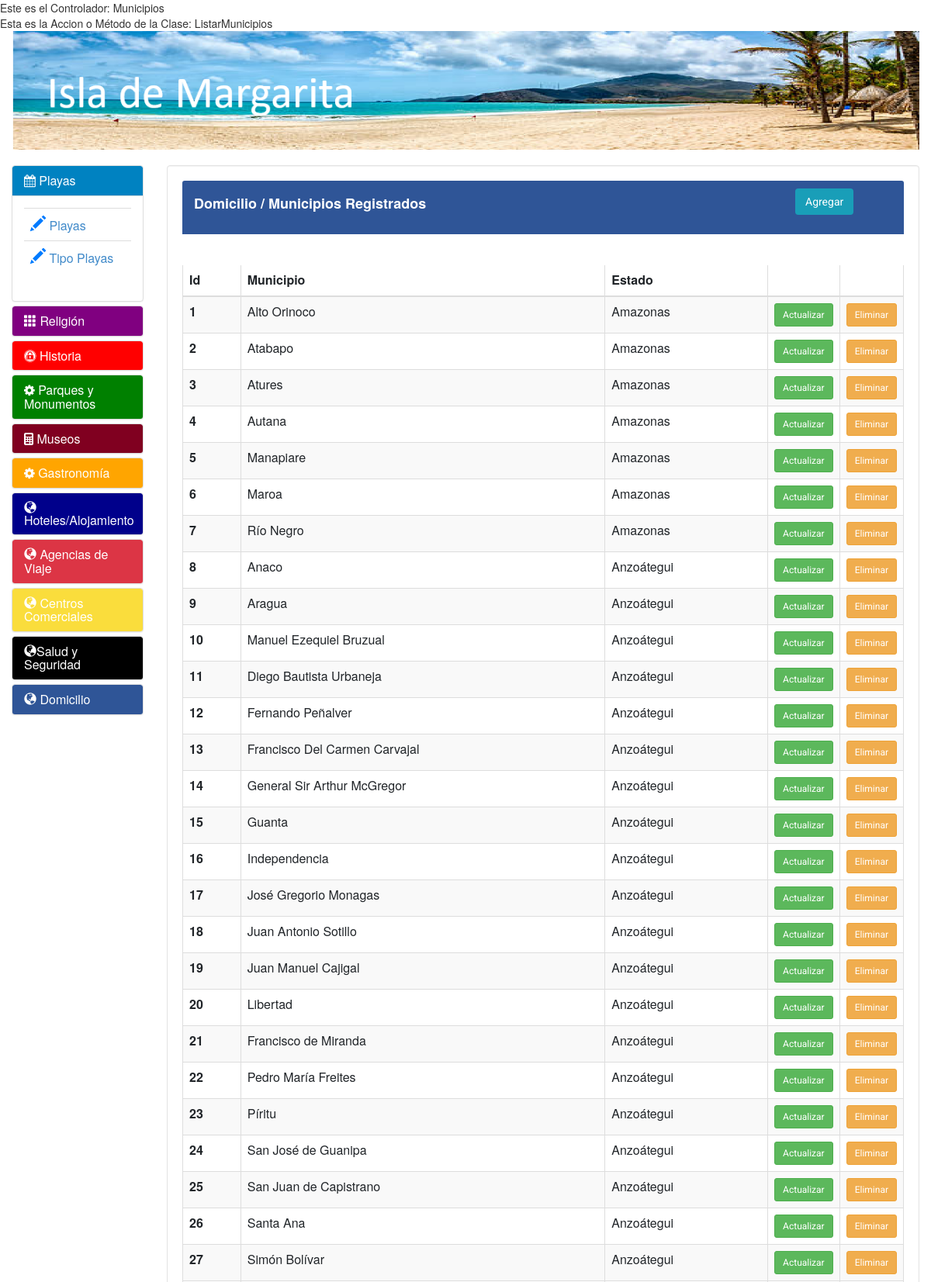
Screenshot of /Municipios/ListarMunicipios (upper part) with the database file from the repository.
### tables this page shows
CREATE TABLE IF NOT EXISTS `tbl_municipio` (
  `Cod_Municipio` int NOT NULL,
  `Cod_Estado` int NOT NULL,
  `Des_Municipio` varchar(100) NOT NULL,
  PRIMARY KEY (`Cod_Municipio`),
  KEY `Cod_Estado` (`Cod_Estado`)
);

CREATE TABLE IF NOT EXISTS `tbl_estado` (
  `Cod_Estado` int NOT NULL,
  `Des_Estado` varchar(52) NOT NULL,
  PRIMARY KEY (`Cod_Estado`),
  UNIQUE KEY `Des_Estado` (`Des_Estado`)
);

### controllers/MunicipiosController.php (called while the page is built, shortened)
<?php
class MunicipiosController
{
 	function ListarMunicipios(){
		 require_once('views/Municipios/listarmunicipios.php');
	}
	static public function ListarMunicipios1(){
	   	 require_once('models/MunicipiosModel.php');
         $result_Listar= MunicipiosModel::ListarMunicipios();
         return $result_Listar;
	}
}
?>

### models/MunicipiosModel.php (called while the page is built, shortened)
<?php
class MunicipiosModel
{
	public static function Get_Data($sql){
		$conexion=Conectar::conexion();
		try {
			!$result = mysqli_query($conexion, $sql);
		if ($result) {
            if (mysqli_affected_rows($conexion) == 0) {
                return false;
            } else {
                return $result;
            }
        } else {
            return false;
        }
		} catch (Exception $e) {
			return false;
		} finally {
			$conexion = Conectar::desconexion($conexion);
		}
	}
	public static function ListarMunicipios(){
		$sql_Municipio = "SELECT * FROM tbl_municipio AS M, tbl_estado AS E WHERE M.Cod_Estado = E.Cod_Estado";
        $result_Municipio = MunicipiosModel::Get_Data($sql_Municipio);
        return $result_Municipio;
	}
}
?>

### views/Municipios/listarmunicipios.php (the view)
<?php
   require_once('controllers/MunicipiosController.php');
   $controller= new MunicipiosController();
   $result_municipio= $controller->ListarMunicipios1();
   $numrows = mysqli_num_rows($result_municipio)
?>
<div class="contaniner">
<div class="panel-heading" style =" background-color: #2F5597">
        <div class = "row">
            <div class = "col-10" style = "color : white">
                <h4> <b>Domicilio / Municipios Registrados</b></h4>
            </div>
            <div class = "col-2">
                <form action= "<?php echo SERVERURL?>Municipios/IngresarMunicipio" method = "POST">
                    <button type="submit" class="btn btn-prymary" text-align = "center">Agregar</button>
                </form>
            </div>
          </div>
</div>
 <br> <br>
<div class="table-responsive">
<table id="dtBasicExample" data-order='[[ 0, "asc" ]]' data-page-length='10' class="table table-sm table-striped table-hover table-bordered" cellspacing="0" width="100%" >
  <thead>
     <tr>
              <th class="th-sm">Id</th>
              <th class="th-sm">Municipio</th>
              <th class="th-sm">Estado</th>
              <th class="th-sm"></th>
              <th class="th-sm"></th>
     </tr>
  </thead>
 <tbody>
 <?php
      if ($numrows != 0)
      {
         while ($numrows = mysqli_fetch_array($result_municipio))
         {?>
              <tr>
                  <?php
                      $i = $numrows["Cod_Municipio"];
                  ?>
                  <th scope="row"><?php echo $numrows["Cod_Municipio"]; ?></th>
                  <td><?php echo $numrows["Des_Municipio"]; ?></td>
                  <td><?php echo $numrows["Des_Estado"]; ?></td>
                 <form action= "<?php echo SERVERURL?>Municipios/ActualizarMunicipio/<?php echo $i?>" method = "POST">
                  <td align= "center" width="50px">
                      <button type="submit" class="btn btn-sm btn-success btn-sm" text-align = "center">Actualizar</button>
                  </td>
                  </form>
                  <form action= "<?php echo SERVERURL?>Municipios/BorrarMunicipio/<?php echo $i?>" method = "POST">
                  <td align= "center" width="50px">
                      <button type="submit" class="btn btn-sm btn-warning btn-sm" text-align = "center">Eliminar</button>
                  </td>
                  </form>
              </tr>
          <?php }
      }
?>
</tbody>
</table>
</div>
</div>

### css/style.css (style rules this page uses)
h1, h2, h3, h4, h5, h6 { font-family: "Raleway", Helvetica, Arial, sans-serif; }
h4 { font-size: 18px; }
.btn { background-color: #199EB8; font-family: "Roboto", Helvetica, Arial, sans-serif; font-weight: 800; color: #fff; padding: 15px 45px; border-radius: 50px; }

### rows the page displays
tbl_municipio: Cod_Municipio "1", Des_Municipio "Alto Orinoco", Cod_Estado.Des_Estado "Amazonas"
tbl_municipio: Cod_Municipio "2", Des_Municipio "Atabapo", Cod_Estado.Des_Estado "Amazonas"
tbl_municipio: Cod_Municipio "3", Des_Municipio "Atures", Cod_Estado.Des_Estado "Amazonas"
tbl_municipio: Cod_Municipio "4", Des_Municipio "Autana", Cod_Estado.Des_Estado "Amazonas"
tbl_municipio: Cod_Municipio "5", Des_Municipio "Manapiare", Cod_Estado.Des_Estado "Amazonas"
tbl_municipio: Cod_Municipio "6", Des_Municipio "Maroa", Cod_Estado.Des_Estado "Amazonas"
tbl_municipio: Cod_Municipio "7", Des_Municipio "Río Negro", Cod_Estado.Des_Estado "Amazonas"
tbl_municipio: Cod_Municipio "8", Des_Municipio "Anaco", Cod_Estado.Des_Estado "Anzoátegui"
tbl_municipio: Cod_Municipio "9", Des_Municipio "Aragua", Cod_Estado.Des_Estado "Anzoátegui"
tbl_municipio: Cod_Municipio "10", Des_Municipio "Manuel Ezequiel Bruzual", Cod_Estado.Des_Estado "Anzoátegui"
tbl_municipio: Cod_Municipio "11", Des_Municipio "Diego Bautista Urbaneja", Cod_Estado.Des_Estado "Anzoátegui"
tbl_municipio: Cod_Municipio "12", Des_Municipio "Fernando Peñalver", Cod_Estado.Des_Estado "Anzoátegui"
tbl_municipio: Cod_Municipio "13", Des_Municipio "Francisco Del Carmen Carvajal", Cod_Estado.Des_Estado "Anzoátegui"
tbl_municipio: Cod_Municipio "14", Des_Municipio "General Sir Arthur McGregor", Cod_Estado.Des_Estado "Anzoátegui"
tbl_municipio: Cod_Municipio "15", Des_Municipio "Guanta", Cod_Estado.Des_Estado "Anzoátegui"
tbl_municipio: Cod_Municipio "16", Des_Municipio "Independencia", Cod_Estado.Des_Estado "Anzoátegui"
tbl_municipio: Cod_Municipio "17", Des_Municipio "José Gregorio Monagas", Cod_Estado.Des_Estado "Anzoátegui"
tbl_municipio: Cod_Municipio "18", Des_Municipio "Juan Antonio Sotillo", Cod_Estado.Des_Estado "Anzoátegui"
tbl_municipio: Cod_Municipio "19", Des_Municipio "Juan Manuel Cajigal", Cod_Estado.Des_Estado "Anzoátegui"
tbl_municipio: Cod_Municipio "20", Des_Municipio "Libertad", Cod_Estado.Des_Estado "Anzoátegui"
tbl_municipio: Cod_Municipio "21", Des_Municipio "Francisco de Miranda", Cod_Estado.Des_Estado "Anzoátegui"
tbl_municipio: Cod_Municipio "22", Des_Municipio "Pedro María Freites", Cod_Estado.Des_Estado "Anzoátegui"
tbl_municipio: Cod_Municipio "23", Des_Municipio "Píritu", Cod_Estado.Des_Estado "Anzoátegui"
tbl_municipio: Cod_Municipio "24", Des_Municipio "San José de Guanipa", Cod_Estado.Des_Estado "Anzoátegui"
tbl_municipio: Cod_Municipio "25", Des_Municipio "San Juan de Capistrano", Cod_Estado.Des_Estado "Anzoátegui"
tbl_municipio: Cod_Municipio "26", Des_Municipio "Santa Ana", Cod_Estado.Des_Estado "Anzoátegui"
tbl_municipio: Cod_Municipio "27", Des_Municipio "Simón Bolívar", Cod_Estado.Des_Estado "Anzoátegui"

### other values shown
$controller = $router->getController() "Municipios"
$action = $router->getAction() "ListarMunicipios"
